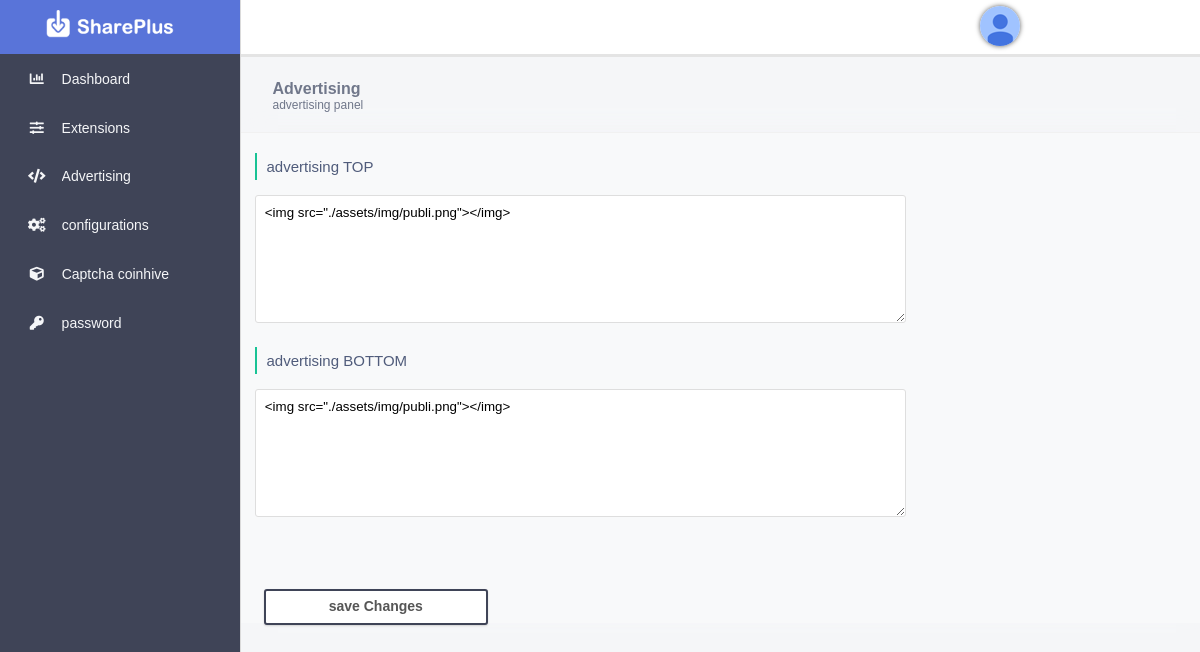
/admin/?action=ads (signed in), run on the app's committed database.
### tables this page shows
CREATE TABLE `settings` (
  `name` varchar(255) NOT NULL,
  `Description` varchar(255) NOT NULL,
  `admin` varchar(255) NOT NULL,
  `password` varchar(255) NOT NULL,
  `email` varchar(255) NOT NULL,
  `language` varchar(11) NOT NULL,
  `language_system` varchar(11) NOT NULL,
  `Captcha` tinyint(1) NOT NULL,
  `Site_Key` varchar(255) NOT NULL,
  `Hashes` varchar(1024) NOT NULL,
  `echo_youtube` tinyint(1) NOT NULL,
  `echo_vimeo` tinyint(1) NOT NULL,
  `echo_facebook` tinyint(1) NOT NULL,
  `echo_dailymotion` tinyint(1) NOT NULL,
  `echo_instagram` tinyint(1) NOT NULL,
  `echo_flooxer` tinyint(1) NOT NULL,
  `echo_liveleak` tinyint(1) NOT NULL,
  `echo_imgur` tinyint(1) NOT NULL,
  `cookies` tinyint(1) NOT NULL,
  `error_system` tinyint(1) NOT NULL,
  `contract` tinyint(1) NOT NULL,
  `ads_one` varchar(1000) NOT NULL,
  `ads_two` varchar(1000) NOT NULL
);

### admin/languages/en.php (called while the page is built, shortened)
<?php
	$lags5 = "save Changes";
	$lags12 = "Advertising";
	$lags21 = "advertising TOP";
	$lags22 = "advertising BOTTOM";
	$lags23 = "advertising panel";
?>

### admin/ConectarDtata.php (called while the page is built, shortened)
<?php
require ("config.php");
$con = @mysqli_connect($dbhost, $dbuser, $dbpassword);
	$settings = mysqli_query($con,"Select * From settings");
	while($data = mysqli_fetch_array($settings)){
		$ad_one = $data['ads_one'];
		$ad_two = $data['ads_two'];
	}
?>

### admin/sources/advertisements.php (the view)
<section id="wall_section">
	<div class="name_session_t">
		<p class="name_session_text"><?php echo $lags12; ?><br><spam class="name_session_text_spam"><?php echo $lags23; ?></spam></p>
	</div>
	<div class="div_statistics_panel">
	<form method="post" action="content_data.php?data=ads" charset="UTF-8">
		<div class="wall_class_settings">
			<p class="text_p"><?php echo $lags21; ?></p>
			<textarea  class="class_settings_textarea" name="as_one" id="as_one" cols="60" rows="10"><?php echo $ad_one; ?></textarea><br><br>
			<p class="text_p"><?php echo $lags22; ?></p>
			<textarea  class="class_settings_textarea" name="as_two" id="as_two" cols="60" rows="10"><?php echo $ad_two; ?></textarea><br><br>
			<br>
			<br>
			<br>
			<center>
				<input class="button_admin_more" type="submit" value="<?php echo $lags5; ?>"/>
			</center>
		</div>
	</form>
	</div>
</section>

### admin/assets/css/main.css (style rules this page uses)
:root { --main-bg-color-1: #ffffff; --main-bg-color-2: #3f4457; --main-bg-color-3: #19c395; --main-bg-color-4: #5974d9; --main-bg-color-5: #fc384d; --main-bg-color-6: #f5f6f8; --main-bg-color-7: #f8f9fa; }
input, textarea, keygen, select, button { font-family: 'Nunito', sans-serif; background: rgba(0, 0, 0, 0); text-rendering: auto; color: #000; font-weight: bold; letter-spacing: normal; word-spacing: normal; text-transform: none; text-indent: 0px; text-shadow: none; display: inline-block; text-align: start; margin: 0em 0em 0em 0em; font: 13.3333px Arial; border: none; outline: 0; }
body { background-color: var(--main-bg-color-6); margin: auto; font-family: 'Nunito', sans-serif; }
#wall_section { background-color: transparent; width: 80%; min-height: 24rem; margin-top: 5%; margin-left: 20%; }
.name_session_t { background-color: transparent; width: 99%; min-height: 4rem; display: flex; padding: 4px; }
.name_session_text { font-family: 'Nunito', sans-serif; font-weight: bold; width: 30%; font-size: 16px; color: #70778a; margin-left: 3%; }
.name_session_text_spam { font-family: 'Nunito', sans-serif; font-weight: 100; font-size: 12px; color: #70778a; margin-left: 0%; }
.div_statistics_panel { background-color: #f8f9fa; width: 99%; min-height: 30rem; padding: 5px; border-top: 1px solid #f1f1f1; box-shadow: 6px -7px 20px 0px #f5f6f8; }
.text_p { width: 80%; color: #505c7b; font-family: 'Nunito', sans-serif; font-size: 15px; margin-top: 0.6%; padding: 5px 5px 5px 10px; border-left: 2px solid #19c395; }
.button_admin_more { background: #fff; min-width: 80px; width: 14rem; height: 36px; padding: 1%; border-radius: 3px; color: #565656; font-weight: bold; margin-left: 1%; margin-bottom: 0%; line-height: 13px; text-align: center; font-size: 14px; text-decoration: none; border: 2px solid #3f4457; cursor: pointer; float: left; white-space: nowrap; overflow: hidden; -o-text-overflow: ellipsis; text-overflow: ellipsis; -webkit-box-shadow: 0px 1px 2px 0px rgba(0,0,0,0.15); -moz-box-shadow: 0px 1px 2px 0px rgba(0,0,0,0.15); box-shadow: 0px 1px 2px 0px rgba(0,0,0,0.15); }
.wall_class_settings { padding: 1%; }
.class_settings_textarea { background: #fff; width: 70%; max-width: 70%; min-width: 70%; height: 8rem; min-height: 8rem; border: 1px solid #dedede; border-radius: 3px; padding: 1%; }

### data on the page
settings: as_one "<img src=\"./assets/img/publi.png\"></img>", as_two "<img src=\"./assets/img/publi.png\"></img>"

### other printed values
$lags7 "Dashboard"
$lags14 "Extensions"
$lags12 "Advertising"
$lags11 "configurations"
$lags10 "password"
$lags23 "advertising panel"
$lags21 "advertising TOP"
$lags22 "advertising BOTTOM"
